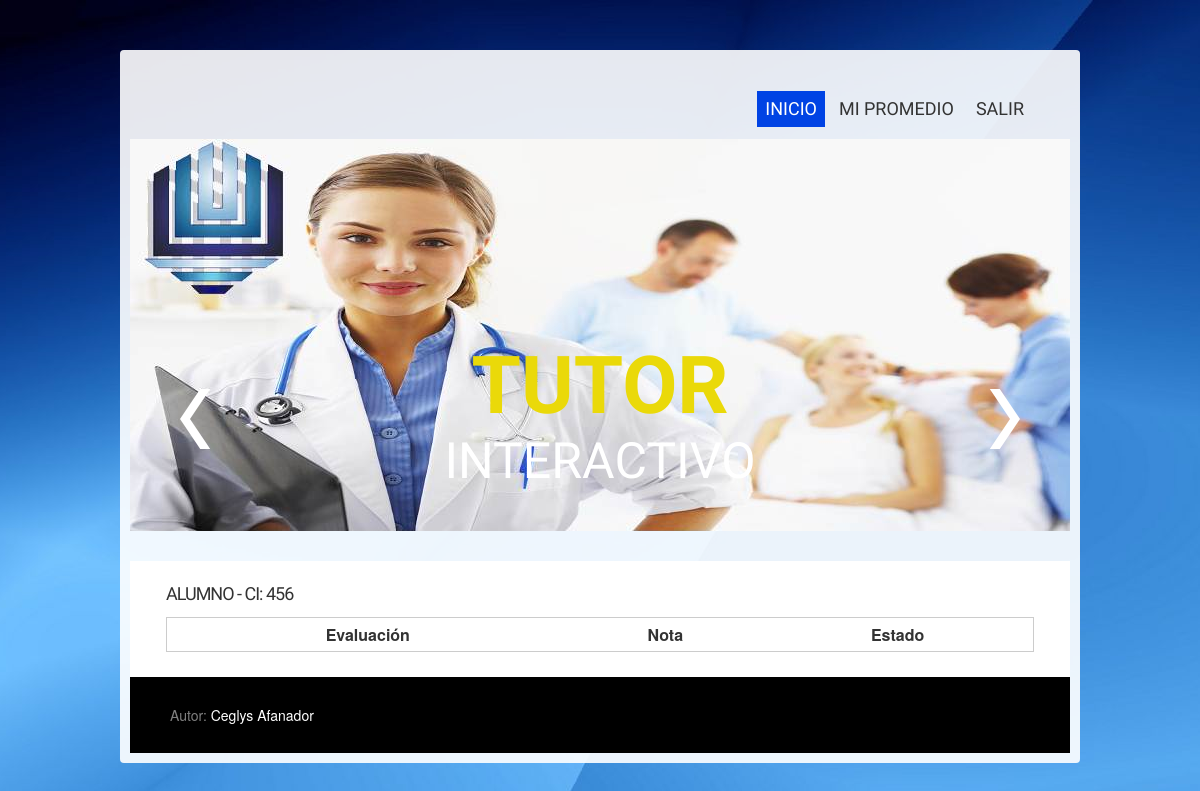
The page /alumno/perfil.php (signed in) on the database as committed earlier.
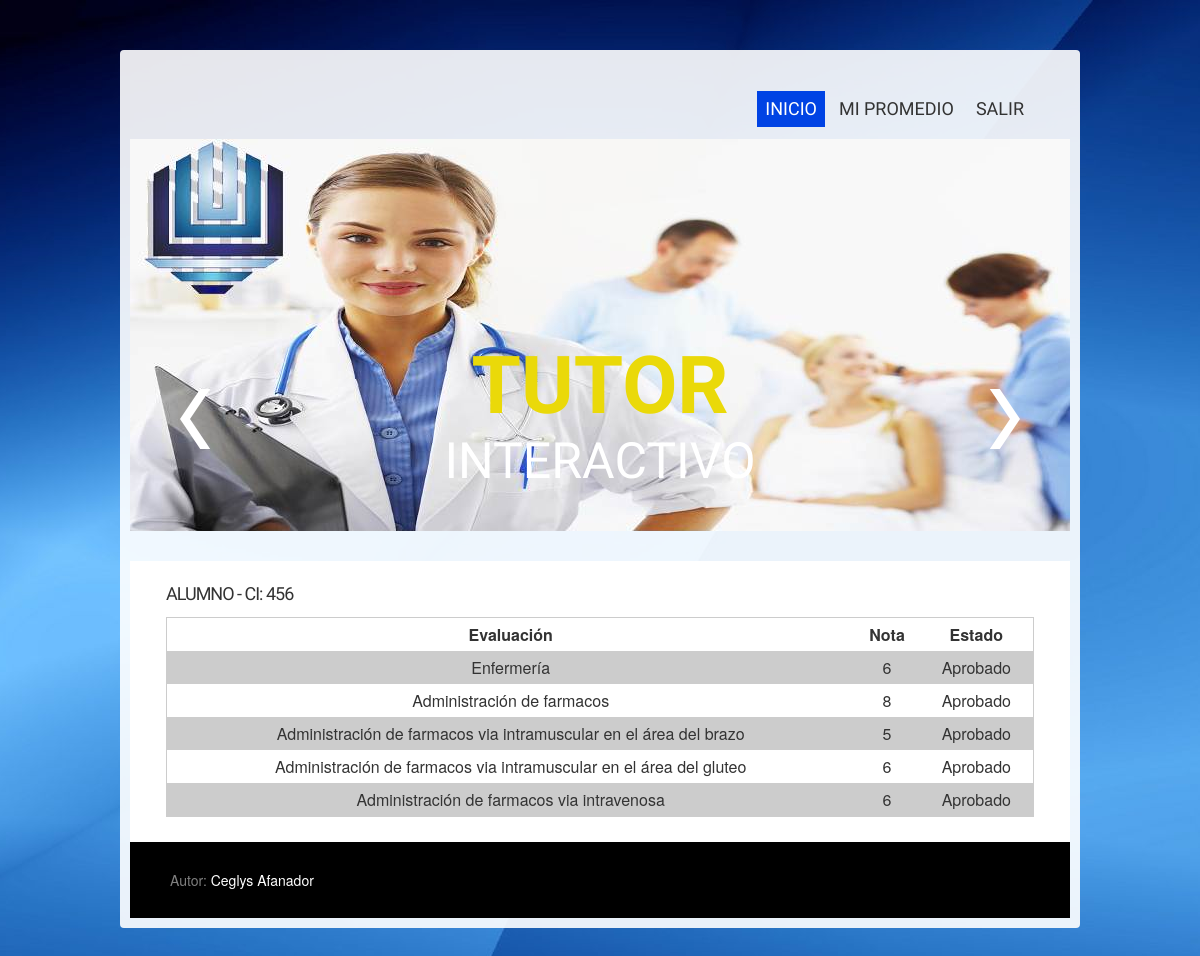
The same page on the database as committed later.
### tables this page shows
CREATE TABLE IF NOT EXISTS `usuarios` (
  `id` int(10) unsigned NOT NULL auto_increment,
  `nombre` varchar(255) default NULL,
  `ci` varchar(255) default NULL,
  `usuario` varchar(255) default NULL,
  `password` varchar(255) default NULL,
  `tipo` enum('alumno','profesor') default 'alumno',
  PRIMARY KEY  (`id`)
);

CREATE TABLE IF NOT EXISTS `notas` (
  `id` int(10) unsigned NOT NULL auto_increment,
  `usuario_id` int(11) NOT NULL,
  `evaluacion_id` int(11) NOT NULL,
  `nota` int(11) NOT NULL,
  `estado` enum('si','no') NOT NULL default 'no',
  `fecha` timestamp NULL default CURRENT_TIMESTAMP on update CURRENT_TIMESTAMP,
  PRIMARY KEY  (`id`)
);

CREATE TABLE IF NOT EXISTS `evaluaciones` (
  `id` int(10) unsigned NOT NULL auto_increment,
  `evaluacion` varchar(255) NOT NULL,
  `grupo` int(11) NOT NULL,
  `preguntas` int(11) default NULL,
  PRIMARY KEY  (`id`)
);

### alumno/perfil.php (the view, shortened to what this page needs)
<? require_once "php/setup.php";
$id = $_SESSION['id_alumno'];
  $query = "SELECT * , (
    SELECT SUM(nota) / COUNT(1)
      FROM notas
      WHERE usuario_id = u.id
    ) AS promedio
FROM usuarios u
WHERE id = '$id'
";
$r = mysql_query($query);
$alumno = mysql_fetch_object($r);
$qnotas = "SELECT n.id, n.nota, n.estado, n.fecha, e.evaluacion
FROM notas n
LEFT JOIN evaluaciones e ON e.id = n.evaluacion_id
WHERE n.usuario_id = '$id'";
$rnotas = mysql_query($qnotas);
?>
<!DOCTYPE html>
<html lang="es">
<head>
    <link rel="stylesheet" href="../assets/css/style.css">
</head>
<body>
<div class="main-indents">
  <div class="main">
    <header>
          <? require "php/nav.php"; ?>
    </header>
        <div class="mp-slider">
          <ul class="items">
            <li><img src="../assets/images/slide-1.jpg" alt="" />
              <div class="banner">
                <span class="row-2">
                  <b>Tutor</b>
                </span>
                <span class="row-3">Interactivo<b></b>
                </span>
              </div>
            </li>
          </ul>
          <a href="#" class="mp-prev"></a> <a href="#" class="mp-next"></a>
        </div>
    <section id="content"><div class="ic">Ceglys Afanador @ ceglysafanador.com.ve Junio, 2013!</div>
          <div class="container_12">
            <article class="content-box">
              <h5> <? echo $alumno->nombre; ?> - CI: <? echo $alumno->ci; ?> </h5>
              <table width="100%" >
                <tr>
                  <td><strong>Evaluación</strong></td>
                  <td><strong>Nota</strong></td>
                  <td><strong>Estado</strong></td>
                </tr>
                <? while($notas = mysql_fetch_object($rnotas)){ ?>
                <tr>
                  <td><? echo utf8_encode($notas->evaluacion); ?></td>
                  <td><? echo $notas->nota; ?></td>
                  <td><? echo ($notas->estado=='si')?"Aprobado":"Reprobado"; ?></td>
                </tr>
                <? } ?>
              </table>
            </article>
          </div>
    </section>
    <? require "../assets/footer.php"; ?>
  </div>
</div>
</body>
</html>

### alumno/php/nav.php (shortened to what this page needs)
<nav>
    <ul class="sf-menu">
        <li class="current"><a href="index.php">INICIO</a></li>
        <li><a href="perfil.php">MI PROMEDIO</a></li>
        <li><a href="../salir.php">SALIR</a></li>
    </ul>
</nav>

### assets/footer.php (shortened to what this page needs)
<footer>
  <div class="copyright">Autor:<a href="http://www.ceglysafanador.com.ve" target="_blank" rel="nofollow"> Ceglys Afanador</a>
  </div>
</footer>

### assets/css/style.css (style rules this page uses)
body { background:url(../images/body-bg.jpg) no-repeat 50% 0 #000; font-size:16px; line-height:normal; color:#333; position:relative; min-width:960px; font-family: "HelveticaNeue-Light", "Helvetica Neue Light", "Helvetica Neue", Helvetica, Arial, "Lucida Grande", sans-serif; font-weight: 300; }
html,body { height:100%; }
html { min-width:960px; }
.main { margin:0 auto; position:relative; width:960px; background:url(../images/main-bg.png); border-radius:4px; padding:0 0 10px 0; }
.main-indents { padding:50px 0; }
h1,h2,h3,h4,h5,h6 { color:#333; padding:0 0 12px 0; font-weight:normal; font-family: 'Oswald', sans-serif; letter-spacing:-1px; text-transform:uppercase; }
h5 { font-size:18px; line-height:22px; }
.content-box { background:#fff; padding:22px 36px 25px 36px; margin:0 10px; }
a { color:#0043e4; text-decoration: none; cursor:pointer; }
header { position:relative; z-index:2; width:940px; margin:0 auto; padding:25px 0 12px; }
.mp-slider .items { display:none; }
.mp-slider { width:940px; height:392px; margin:0 auto; position:relative; }
.mp-prev, .mp-next { position:absolute; width:30px; height:60px; bottom:82px; z-index:999; }
.mp-prev { left:50px; background:url(../images/mp-prev.png); }
.mp-next { right:50px; background:url(../images/mp-next.png); }
.mp-slider .banner { position:absolute; left:35px; right:35px; font-family: 'Oswald', sans-serif; color:#fff; z-index:99 !important; top:auto !important; bottom:40px !important; padding:0; text-align:center; font-size:50px; line-height:60px; text-transform:uppercase; }
.mp-slider .banner span { display:block; }
.mp-slider .banner b { color:#ead909; }
.mp-slider .row-2 { font-size:80px; line-height:90px; margin:-5px 0 0 0; font-weight:bold; }
nav { float:right; padding:16px 35px 0 0; }
.sf-menu { min-height:36px; padding:0; margin:0; }
.sf-menu > li { position:relative; float:left; margin:0 3px; }
.sf-menu > li > a { text-decoration:none; display:block; font-family: 'Oswald', sans-serif; font-size:18px; line-height:22px; text-transform:uppercase; color:#333; padding:7px 8px; }
.sf-menu > li.current > a, .sf-menu > li:hover > a, .sf-menu > li.sfHover > a { color:#fff; text-decoration:none; background:#0043e4; }
.sf-menu li.current,.sf-menu li:hover,.sf-menu li.sfHover { text-decoration:none; }
section#content { position:relative; z-index:1; padding:30px 0 0 0; }
footer { color:#7f7f7f; font-size:14px; overflow:hidden; padding:28px 40px; background:#000; margin:0 10px; }
footer a { color:#fff; }
.copyright { float:left; }

### assets/css/grid.css (style rules this page uses)
.container_12 { margin-left:auto;margin-right:auto;width:960px;position:relative; }

### alumno/perfil.php (style rules this page uses)
table tr:nth-child(even) { background-color: #ccc; }
table { border: 1px solid #ccc; border-radius: 4px; text-align: center; }
table tr td { padding:5px; }

Rows that differ between the two databases and show on the page:
added notas: evaluacion.evaluacion "Enfermería", nota "6", estado "Aprobado"
added notas: evaluacion.evaluacion "Administración de farmacos", nota "8", estado "Aprobado"
added notas: evaluacion.evaluacion "Administración de farmacos via intramuscular en el área del brazo", nota "5", estado "Aprobado"
added notas: evaluacion.evaluacion "Administración de farmacos via intramuscular en el área del gluteo", nota "6", estado "Aprobado"
added notas: evaluacion.evaluacion "Administración de farmacos via intravenosa", nota "6", estado "Aprobado"
